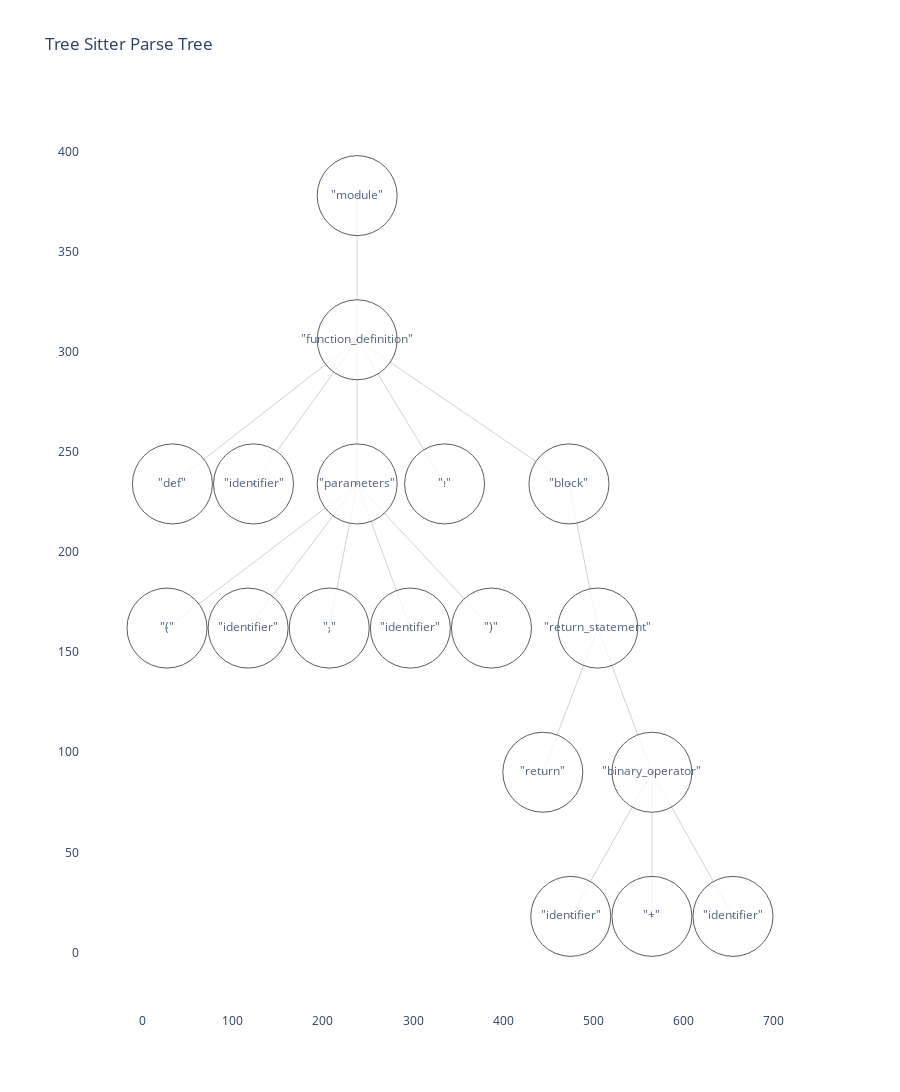

The notebook cell saved with this chart:
### Code cell
import tree_sitter_python as tspython
from tree_sitter import Language, Parser, Node
import plotly.graph_objects as go
import networkx as nx
from networkx.drawing.nx_pydot import graphviz_layout

def plot_tree_sitter_graph(example_code):
    # Initialize the parser
    PY_LANGUAGE = Language(tspython.language())
    parser = Parser(PY_LANGUAGE)


    # Parse the example code
    tree = parser.parse(example_code.encode())

    def traverse_tree(node, graph=None, parent=None):
        if graph is None:
            graph = nx.DiGraph()
        
        if ":" in node.type:
            node_id = f'"{node.type}_{node.start_point}_{node.end_point}"'
        else:node_id = f"{node.type}_{node.start_point}_{node.end_point}"

        if ":" in node.type:
            print(node_id)
        graph.add_node(node_id, label=f'"{node.type}"')
        
        if parent is not None:
            if ":" in parent.type:
                parent_id = f'"{parent.type}_{parent.start_point}_{parent.end_point}"'
            else:parent_id = f"{parent.type}_{parent.start_point}_{parent.end_point}"
            graph.add_edge(parent_id, node_id)
        
        for child in node.children:
            traverse_tree(child, graph, node)
        
        return graph

    # Traverse the parse tree
    graph = traverse_tree(tree.root_node)

    # Use graphviz layout for hierarchical structure
    pos = graphviz_layout(graph, prog='dot')
    labels = nx.get_node_attributes(graph, 'label')
    # Extract edge coordinates
    edge_x = []
    edge_y = []
    for edge in graph.edges():
        x0, y0 = pos[edge[0]]
        x1, y1 = pos[edge[1]]
        edge_x += [x0, x1, None]
        edge_y += [y0, y1, None]

    # Create Plotly figure
    fig = go.Figure()

    # Add edges to the figure
    fig.add_trace(go.Scatter(x=edge_x, y=edge_y,
                             mode='lines',
                             line=dict(color='rgb(210,210,210)', width=1),
                             hoverinfo='none'
                             ))

    # Add nodes to the figure
    node_x = [pos[node][0] for node in graph.nodes()]
    node_y = [pos[node][1] for node in graph.nodes()]
    node_text = [labels[node] for node in graph.nodes()]
    fig.add_trace(go.Scatter(x=node_x, y=node_y,
                             mode='markers+text',
                             marker=dict(symbol="circle-dot",
                                         size=80,
                                         color='rgb(255,255,255)',
                                         line=dict(color='rgb(50,50,50)', width=1)
                                         ),
                             text=node_text,
                             hoverinfo='text',
                             opacity=0.8
                             ))
    # level height of the total tree
    level_height = max([pos[node][1] for node in graph.nodes()]) + 1

    # Define layout
    fig.update_layout(title='Tree Sitter Parse Tree',
                      showlegend=False,
                      xaxis=dict(showline=False, zeroline=False, showgrid=False),
                      yaxis=dict(showline=False, zeroline=False, showgrid=False),
                      plot_bgcolor='white',
                      height=level_height*3,
                      )

    fig.show()


example_code = """
def add(a, b):
    return a + b
"""

exampl_code_2 = """
def plus(a, b):
    c = a + b
    return c
"""
plot_tree_sitter_graph(example_code)

### Figure 1 — Plotly figure (JSON) as saved in the notebook; plotly's stock layout.template omitted (floating-point values rounded to 4 significant figures)
{"data": [{"hoverinfo": "none", "line": {"color": "rgb(210,210,210)", "width": 1}, "mode": "lines", "type": "scatter", "x": [238, 238, null, 238, 33, null, 238, 123, null, 238, 238, null, 238, 335, null, 238, 473, null, 238, 27, null, 238, 117, null, 238, 207, null, 238, 297, null, 238, 387, null, 473, 505, null, 505, 444, null, 505, 565, null, 565, 475, null, 565, 565, null, 565, 655, null], "y": [378, 306, null, 306, 234, null, 306, 234, null, 306, 234, null, 306, 234, null, 306, 234, null, 234, 162, null, 234, 162, null, 234, 162, null, 234, 162, null, 234, 162, null, 234, 162, null, 162, 90, null, 162, 90, null, 90, 18, null, 90, 18, null, 90, 18, null]}, {"hoverinfo": "text", "marker": {"color": "rgb(255,255,255)", "line": {"color": "rgb(50,50,50)", "width": 1}, "size": 80, "symbol": "circle-dot"}, "mode": "markers+text", "opacity": 0.8, "text": ["\"module\"", "\"function_definition\"", "\"def\"", "\"identifier\"", "\"parameters\"", "\"(\"", "\"identifier\"", "\",\"", "\"identifier\"", "\")\"", "\":\"", "\"block\"", "\"return_statement\"", "\"return\"", "\"binary_operator\"", "\"identifier\"", "\"+\"", "\"identifier\""], "type": "scatter", "x": [238, 238, 33, 123, 238, 27, 117, 207, 297, 387, 335, 473, 505, 444, 565, 475, 565, 655], "y": [378, 306, 234, 234, 234, 162, 162, 162, 162, 162, 234, 234, 162, 90, 90, 18, 18, 18]}], "layout": {"height": 1137, "plot_bgcolor": "white", "showlegend": false, "title": {"text": "Tree Sitter Parse Tree"}, "xaxis": {"showgrid": false, "showline": false, "zeroline": false}, "yaxis": {"showgrid": false, "showline": false, "zeroline": false}}}
